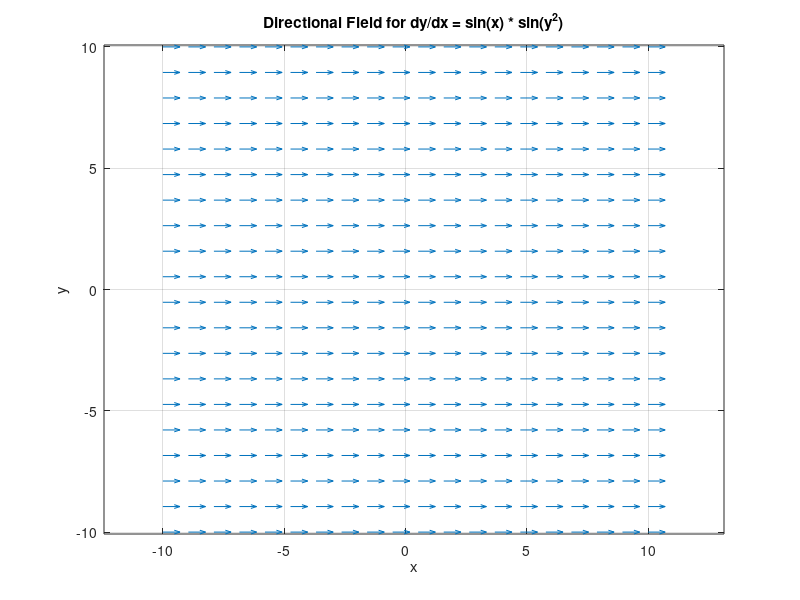

Write MATLAB code to recreate this figure.
% Define the differential equation dy/dx = sin(x) * sin(y^2)
f = @(x, y) sin(x) * sin(y^2);  % Updated function dy/dx = sin(x) * sin(y^2)

% Set the domain for the directional field
xrange = linspace(-10, 10, 20);  % 20 points from -10 to 10
yrange = linspace(-10, 10, 20);

% Create a grid of x and y values
[X, Y] = meshgrid(xrange, yrange);

% Compute the slope at each grid point
U = ones(size(X));  % Unit length for the x-component of the arrow
V = f(X, Y);        % Compute the y-component based on the differential equation

% Normalize the arrows for uniform arrow size
N = sqrt(U.^2 + V.^2);  % Magnitude of each vector
U = U ./ N;  % Normalize x-component
V = V ./ N;  % Normalize y-component

% Plot the directional field using the quiver function
quiver(X, Y, U, V, 0.5);  % Arrow scaling factor to avoid overlap
axis tight;
axis equal;
xlabel('x');
ylabel('y');
title('Directional Field for dy/dx = sin(x) * sin(y^2)');

% Enhance display
grid on;  % Add a grid
